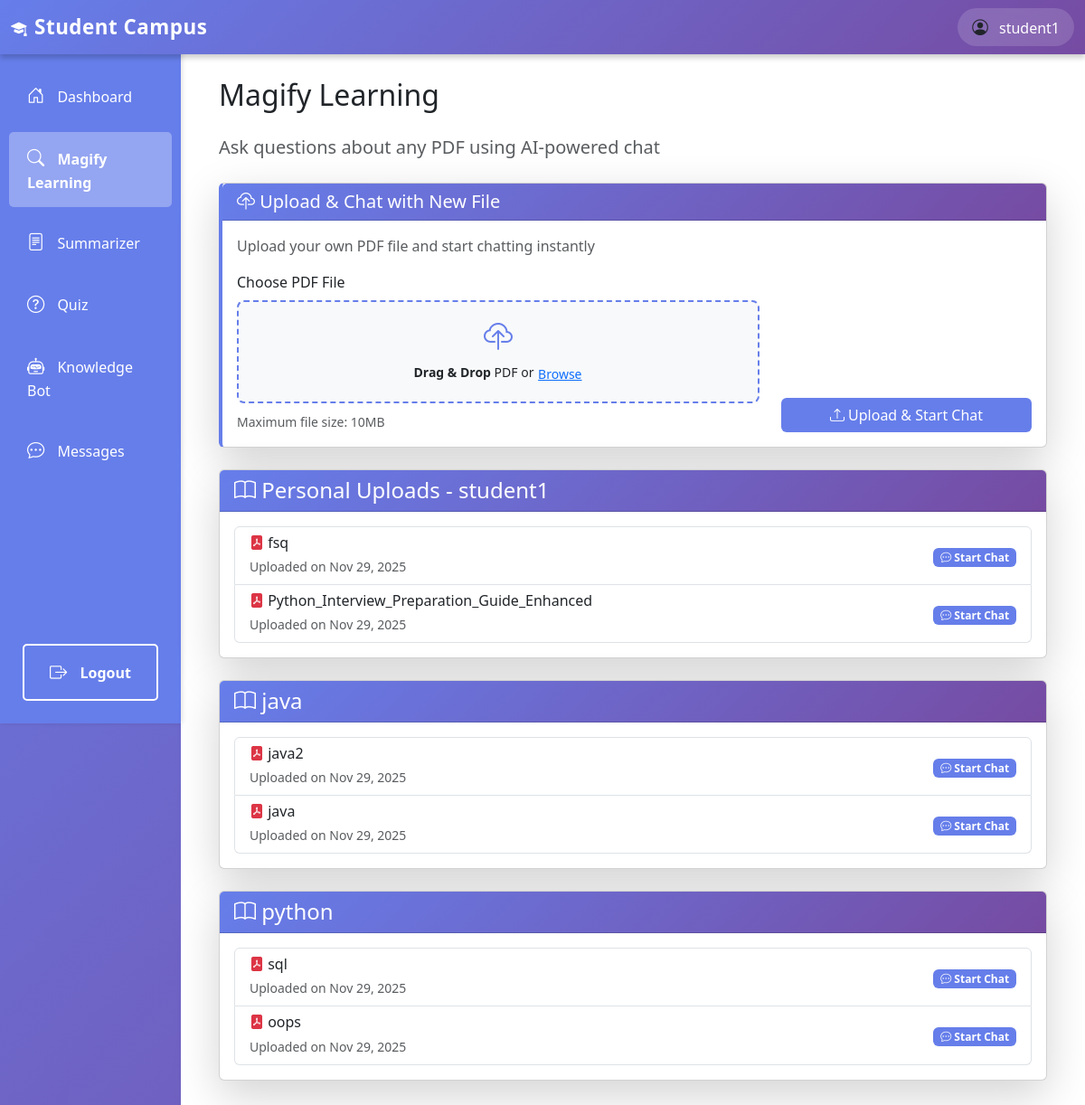
Before: /student/magnify-learning/ (signed in) with the older database file.
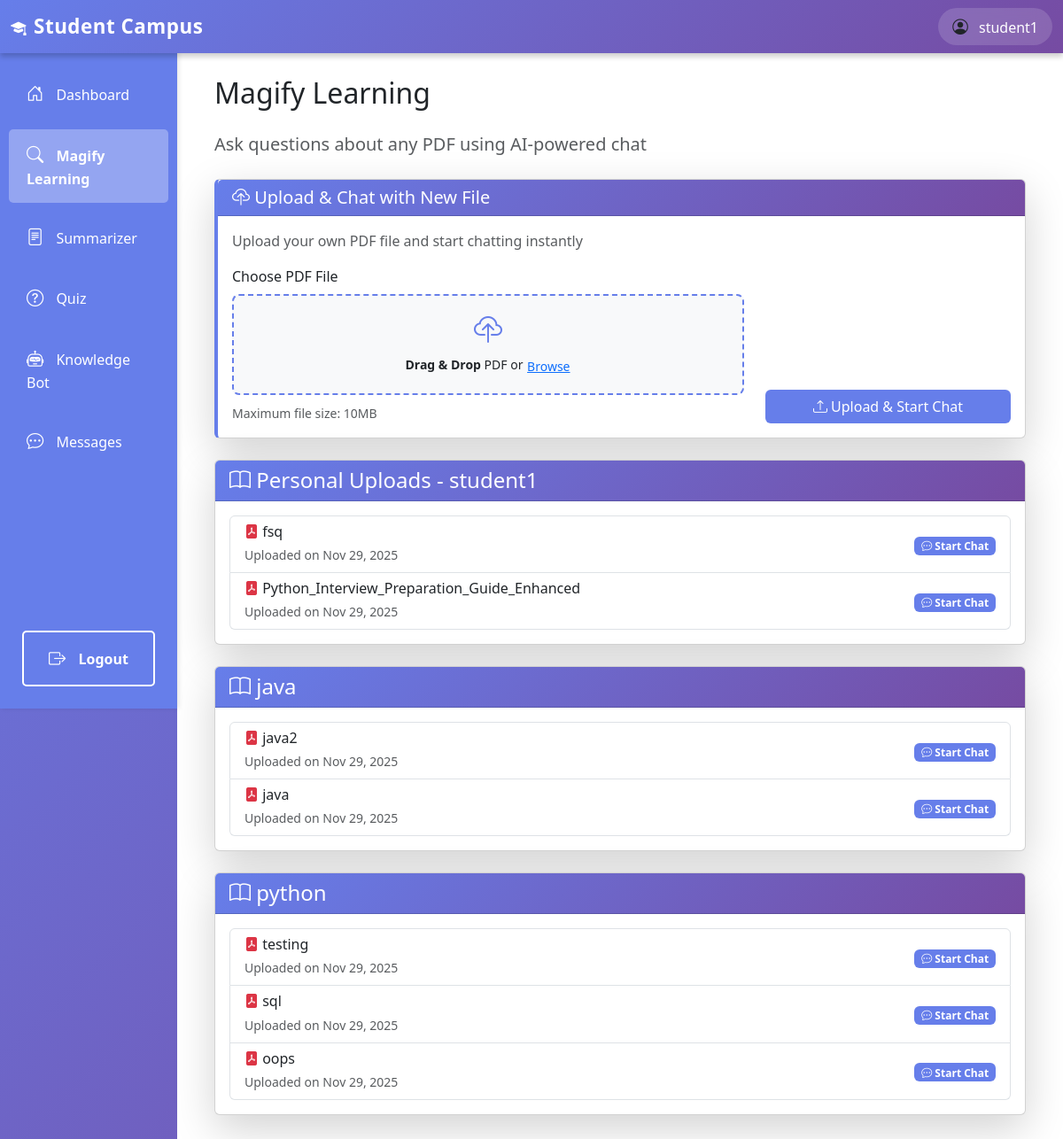
After: the same page with the newer database file.
### teachers/models.py (models this page shows, shortened)
class Subject(models.Model):
    name = models.CharField(max_length=200)
    description = models.TextField(blank=True)
    teacher = models.ForeignKey(User, on_delete=models.CASCADE, related_name='subjects')
    created_at = models.DateTimeField(auto_now_add=True)
    class Meta:
        ordering = ['name']

class PDFNote(models.Model):
    subject = models.ForeignKey(Subject, on_delete=models.CASCADE, related_name='notes')
    title = models.CharField(max_length=200)
    pdf_file = models.FileField(upload_to='notes/%Y/%m/%d/')
    uploaded_by = models.ForeignKey(User, on_delete=models.CASCADE)
    created_at = models.DateTimeField(auto_now_add=True)
    class Meta:
        ordering = ['-created_at']

### students/views.py (the view)
# urls.py: path('magnify-learning/', views.magnify_learning, name='magnify_learning'),
@login_required
def magnify_learning(request):
    if not request.user.is_student():
        return HttpResponseForbidden("You don't have permission to access this page.")
    subjects = Subject.objects.all().prefetch_related('notes')
    return render(request, 'students/magnify_learning.html', {'subjects': subjects})

### authentication/models.py (called while the page is built)
    def is_student(self):
        return self.role == 'student'

### templates/students/magnify_learning.html (shortened to what this page needs)
{% extends 'students/base_student.html' %}
{% block student_content %}
<div class="container">
    <h2 class="mb-4">Magify Learning</h2>
    <p class="lead text-muted mb-4">Ask questions about any PDF using AI-powered chat</p>
    <div class="card shadow-lg mb-4" style="border-left: 4px solid #667eea;">
        <div class="card-header" style="background: linear-gradient(135deg, #667eea 0%, #764ba2 100%); color: white;">
            <h5 class="mb-0"><i class="bi bi-cloud-upload"></i> Upload & Chat with New File</h5>
        </div>
        <div class="card-body">
            <p class="text-muted">Upload your own PDF file and start chatting instantly</p>
            <form id="uploadChatForm" enctype="multipart/form-data" class="mb-0">
                <div class="row align-items-end">
                    <div class="col-md-8 mb-3 mb-md-0">
                        <label for="pdfFile" class="form-label">Choose PDF File</label>
                        <div id="dropZonePdf" class="drop-zone-compact mb-2">
                            <i class="bi bi-cloud-upload" style="font-size: 2rem; color: #667eea;"></i>
                            <p class="mb-0 mt-1 small"><strong>Drag & Drop</strong> PDF or <button type="button" class="btn btn-link btn-sm p-0" onclick="document.getElementById('pdfFile').click()">Browse</button></p>
                        </div>
                        <small class="text-muted">Maximum file size: 10MB</small>
                    </div>
                    <div class="col-md-4">
                        <button type="submit" class="btn w-100" style="background-color: #667eea; color: white;">
                            <i class="bi bi-upload"></i> Upload & Start Chat
                        </button>
                    </div>
                </div>
            </form>
        </div>
    </div>
    {% if subjects %}
        {% for subject in subjects %}
            {% if subject.notes.all %}
                <div class="card shadow-lg mb-4">
                    <div class="card-header" style="background: linear-gradient(135deg, #667eea 0%, #764ba2 100%); color: white;">
                        <h4 class="mb-0"><i class="bi bi-book"></i> {{ subject.name }}</h4>
                    </div>
                    <div class="card-body">
                        <div class="list-group">
                            {% for note in subject.notes.all %}
                                <a href="{% url 'pdf_chat' note.id %}" class="list-group-item list-group-item-action">
                                    <div class="d-flex justify-content-between align-items-center">
                                        <div>
                                            <h6 class="mb-1"><i class="bi bi-file-pdf-fill text-danger"></i> {{ note.title }}</h6>
                                            <small class="text-muted">Uploaded on {{ note.created_at|date:"M d, Y" }}</small>
                                        </div>
                                        <div>
                                            <span class="badge" style="background-color: #667eea;">
                                                <i class="bi bi-chat-dots"></i> Start Chat
                                            </span>
                                        </div>
                                    </div>
                                </a>
                            {% endfor %}
                        </div>
                    </div>
                </div>
            {% endif %}
        {% endfor %}
    {% else %}
        <div class="alert alert-info">
            <i class="bi bi-info-circle"></i> No PDFs available yet. Please wait for your teachers to upload study materials.
        </div>
    {% endif %}
</div>
{% endblock %}

Changed rows visible on the page:
added PDFNote: title "testing", created_at "Nov 29, 2025", shown under Subject "python"
